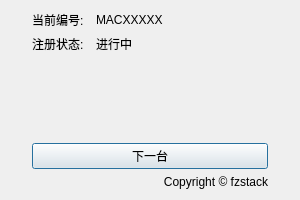
<?xml version="1.0" encoding="UTF-8"?>
<ui version="4.0">
 <class>Main</class>
 <widget class="QDialog" name="Main">
  <property name="geometry">
   <rect>
    <x>0</x>
    <y>0</y>
    <width>300</width>
    <height>200</height>
   </rect>
  </property>
  <property name="font">
   <font>
    <bold>false</bold>
    <strikeout>false</strikeout>
    <stylestrategy>PreferAntialias</stylestrategy>
   </font>
  </property>
  <property name="windowTitle">
   <string>Dialog</string>
  </property>
  <layout class="QVBoxLayout" name="verticalLayout_2">
   <property name="leftMargin">
    <number>32</number>
   </property>
   <property name="rightMargin">
    <number>32</number>
   </property>
   <item>
    <layout class="QGridLayout" name="gridLayout" columnstretch="1,3">
     <item row="2" column="0">
      <widget class="QLabel" name="text_reg_status">
       <property name="text">
        <string>注册状态:</string>
       </property>
      </widget>
     </item>
     <item row="1" column="0">
      <widget class="QLabel" name="text_current_id">
       <property name="text">
        <string>当前编号:</string>
       </property>
      </widget>
     </item>
     <item row="1" column="1">
      <widget class="QLabel" name="current_id">
       <property name="text">
        <string>MACXXXXX</string>
       </property>
      </widget>
     </item>
     <item row="2" column="1">
      <widget class="QLabel" name="reg_status">
       <property name="text">
        <string>进行中</string>
       </property>
      </widget>
     </item>
    </layout>
   </item>
   <item>
    <spacer name="verticalSpacer">
     <property name="orientation">
      <enum>Qt::Vertical</enum>
     </property>
     <property name="sizeHint" stdset="0">
      <size>
       <width>20</width>
       <height>79</height>
      </size>
     </property>
    </spacer>
   </item>
   <item>
    <layout class="QHBoxLayout" name="horizontalLayout">
     <item>
      <widget class="QPushButton" name="btn_next">
       <property name="text">
        <string>下一台</string>
       </property>
      </widget>
     </item>
    </layout>
   </item>
   <item>
    <widget class="QLabel" name="copyright">
     <property name="text">
      <string>Copyright © fzstack</string>
     </property>
     <property name="textFormat">
      <enum>Qt::MarkdownText</enum>
     </property>
     <property name="alignment">
      <set>Qt::AlignRight|Qt::AlignTrailing|Qt::AlignVCenter</set>
     </property>
     <property name="textInteractionFlags">
      <set>Qt::LinksAccessibleByMouse</set>
     </property>
    </widget>
   </item>
  </layout>
 </widget>
 <resources/>
 <connections>
  <connection>
   <sender>btn_next</sender>
   <signal>clicked()</signal>
   <receiver>Main</receiver>
   <slot>next_clicked()</slot>
   <hints>
    <hint type="sourcelabel">
     <x>149</x>
     <y>155</y>
    </hint>
    <hint type="destinationlabel">
     <x>149</x>
     <y>99</y>
    </hint>
   </hints>
  </connection>
 </connections>
 <slots>
  <slot>next_clicked()</slot>
 </slots>
</ui>
